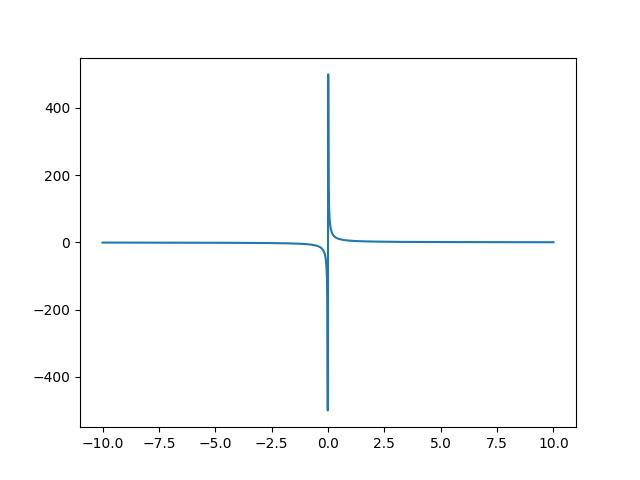

Reproduce this figure in Python.
import matplotlib.pyplot as plt
import numpy as np

def gypr(k = 1, xs = 10, N = 1000):
    x = np.linspace(-xs, xs, N)
    y = k/x
    
    plt.plot(x, y)
    plt.savefig("lec2.jpg")

gypr(5, 10, 1000)
